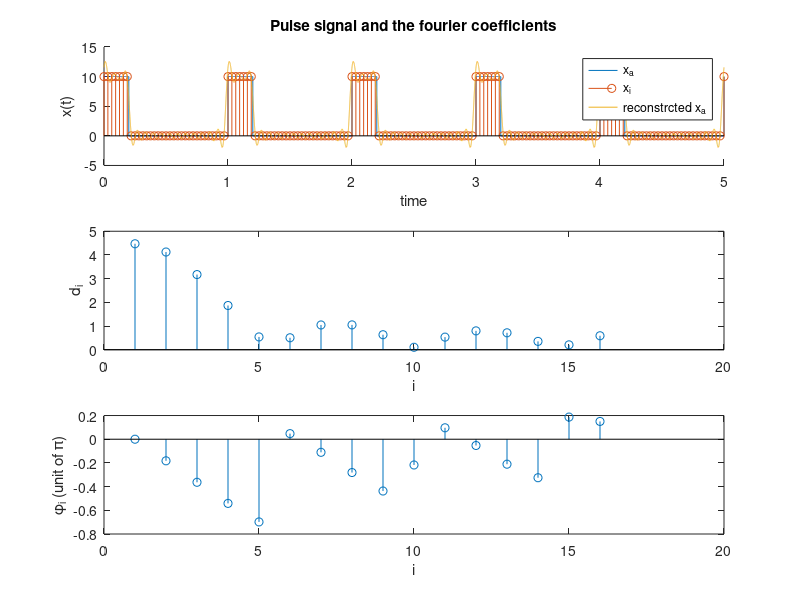

Write MATLAB code to recreate this figure.
%hw 4.4
clear;
%create analog pulse
T0 = 1; T_pulse = T0/5; F0 = 1/T0;
t_f = 5*T0;
t = 0:1e-4:t_f;
x = 10*(mod(t,T0)<=T_pulse).*(t>=0);
%create digital pulse
H = 16; N_T = 2*H;
fs = F0*(N_T);
t_i = 0:1/fs:t_f;
N =length(t_i);
x_i = 10*(mod(t_i,T0)<=T_pulse).*(t_i>=0);
%calculate DFT
W_N = exp(-2*pi*1i/N_T);
W = zeros(N,N);
for indx_i = 1:N
    for indx_k = 1:N
        W(indx_i,indx_k)= W_N^((indx_i-1)*(indx_k-1));
    end
end
X = W*x_i';

%Magnetude spectrum (M)
M = abs(X);
d = 2*M(1:N_T/2)/N;
subplot(3,1,2); stem(d); xlabel('i'); ylabel('d_i');
%phase spectrum (phi)
phi = angle(X(1:N_T/2));
subplot(3,1,3); stem(phi/pi); xlabel('i'); ylabel('\phi_i (unit of \pi)');
%reconstruct signal
x_r = 0.5*d(1)*ones(1,length(t));
for indx_i = 2:N_T/2
    x_r = x_r + d(indx_i)*cos(2*pi*(indx_i-1)*F0*t+phi(indx_i));
end
%plot signal
subplot(3,1,1);
hold on;
plot(t,x);
stem(t_i,x_i);
plot(t,x_r);
hold off;
title('Pulse signal and the fourier coefficients')
legend('x_a','x_i','reconstrcted x_a');
ylabel('x(t)');
xlabel('time');
